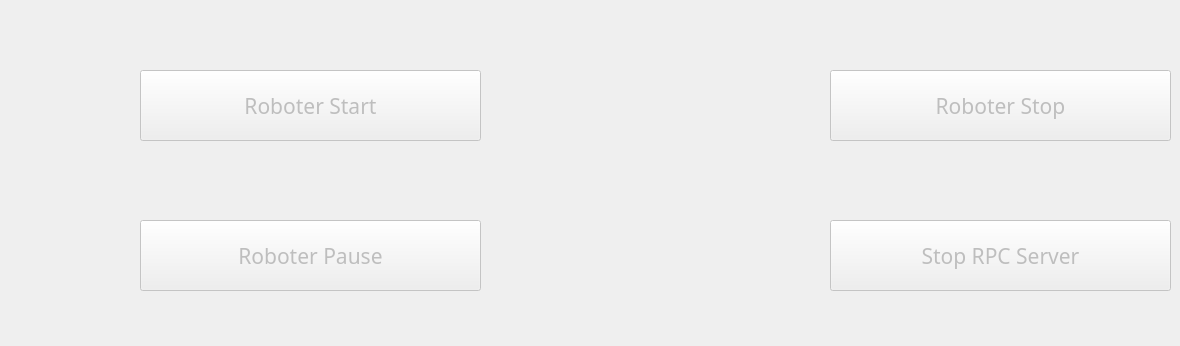
     <widget class="QWidget" name="Roboter">
      <attribute name="title">
       <string>Roboter</string>
      </attribute>
      <widget class="QPushButton" name="ButtonZurueck">
       <property name="geometry">
        <rect>
         <x>0</x>
         <y>140</y>
         <width>81</width>
         <height>81</height>
        </rect>
       </property>
       <property name="cursor">
        <cursorShape>PointingHandCursor</cursorShape>
       </property>
       <property name="text">
        <string/>
       </property>
       <property name="icon">
        <iconset resource="MainWindowResources.qrc">
         <normaloff>:/Misc/imgs/zurueck.png</normaloff>:/Misc/imgs/zurueck.png</iconset>
       </property>
       <property name="iconSize">
        <size>
         <width>81</width>
         <height>81</height>
        </size>
       </property>
       <property name="flat">
        <bool>true</bool>
       </property>
      </widget>
      <widget class="QLabel" name="ImageSzaidelLogoBig">
       <property name="geometry">
        <rect>
         <x>360</x>
         <y>-35</y>
         <width>600</width>
         <height>337</height>
        </rect>
       </property>
       <property name="sizeIncrement">
        <size>
         <width>0</width>
         <height>0</height>
        </size>
       </property>
       <property name="text">
        <string/>
       </property>
       <property name="pixmap">
        <pixmap resource="MainWindowResources.qrc">:/Szaidel Logo/imgs/logoszaidel-transparent-big.png</pixmap>
       </property>
       <property name="scaledContents">
        <bool>true</bool>
       </property>
       <property name="textInteractionFlags">
        <set>Qt::TextInteractionFlag::NoTextInteraction</set>
       </property>
      </widget>
      <widget class="QPushButton" name="ButtonRoboterStop">
       <property name="enabled">
        <bool>false</bool>
       </property>
       <property name="geometry">
        <rect>
         <x>830</x>
         <y>70</y>
         <width>341</width>
         <height>71</height>
        </rect>
       </property>
       <property name="sizePolicy">
        <sizepolicy hsizetype="Fixed" vsizetype="Fixed">
         <horstretch>0</horstretch>
         <verstretch>0</verstretch>
        </sizepolicy>
       </property>
       <property name="maximumSize">
        <size>
         <width>350</width>
         <height>16777215</height>
        </size>
       </property>
       <property name="font">
        <font>
         <family>RobotoMono Nerd Font</family>
         <pointsize>16</pointsize>
        </font>
       </property>
       <property name="cursor">
        <cursorShape>PointingHandCursor</cursorShape>
       </property>
       <property name="text">
        <string>Roboter Stop</string>
       </property>
      </widget>
      <widget class="QPushButton" name="ButtonRoboterStart">
       <property name="enabled">
        <bool>false</bool>
       </property>
       <property name="geometry">
        <rect>
         <x>140</x>
         <y>70</y>
         <width>341</width>
         <height>71</height>
        </rect>
       </property>
       <property name="sizePolicy">
        <sizepolicy hsizetype="Fixed" vsizetype="Fixed">
         <horstretch>0</horstretch>
         <verstretch>0</verstretch>
        </sizepolicy>
       </property>
       <property name="minimumSize">
        <size>
         <width>300</width>
         <height>0</height>
        </size>
       </property>
       <property name="maximumSize">
        <size>
         <width>350</width>
         <height>16777215</height>
        </size>
       </property>
       <property name="font">
        <font>
         <family>RobotoMono Nerd Font</family>
         <pointsize>16</pointsize>
        </font>
       </property>
       <property name="cursor">
        <cursorShape>PointingHandCursor</cursorShape>
       </property>
       <property name="text">
        <string>Roboter Start</string>
       </property>
      </widget>
      <widget class="QPushButton" name="ButtonStopRPCServer">
       <property name="enabled">
        <bool>false</bool>
       </property>
       <property name="geometry">
        <rect>
         <x>830</x>
         <y>220</y>
         <width>341</width>
         <height>71</height>
        </rect>
       </property>
       <property name="sizePolicy">
        <sizepolicy hsizetype="Fixed" vsizetype="Fixed">
         <horstretch>0</horstretch>
         <verstretch>0</verstretch>
        </sizepolicy>
       </property>
       <property name="maximumSize">
        <size>
         <width>350</width>
         <height>16777215</height>
        </size>
       </property>
       <property name="font">
        <font>
         <family>RobotoMono Nerd Font</family>
         <pointsize>16</pointsize>
        </font>
       </property>
       <property name="cursor">
        <cursorShape>PointingHandCursor</cursorShape>
       </property>
       <property name="text">
        <string>Stop RPC Server</string>
       </property>
      </widget>
      <widget class="QPushButton" name="ButtonRoboterPause">
       <property name="enabled">
        <bool>false</bool>
       </property>
       <property name="geometry">
        <rect>
         <x>140</x>
         <y>220</y>
         <width>341</width>
         <height>71</height>
        </rect>
       </property>
       <property name="sizePolicy">
        <sizepolicy hsizetype="Fixed" vsizetype="Fixed">
         <horstretch>0</horstretch>
         <verstretch>0</verstretch>
        </sizepolicy>
       </property>
       <property name="maximumSize">
        <size>
         <width>350</width>
         <height>16777215</height>
        </size>
       </property>
       <property name="font">
        <font>
         <family>RobotoMono Nerd Font</family>
         <pointsize>16</pointsize>
        </font>
       </property>
       <property name="cursor">
        <cursorShape>PointingHandCursor</cursorShape>
       </property>
       <property name="text">
        <string>Roboter Pause</string>
       </property>
      </widget>
      <zorder>ImageSzaidelLogoBig</zorder>
      <zorder>ButtonZurueck</zorder>
      <zorder>ButtonRoboterPause</zorder>
      <zorder>ButtonRoboterStart</zorder>
      <zorder>ButtonRoboterStop</zorder>
      <zorder>ButtonStopRPCServer</zorder>
     </widget>
